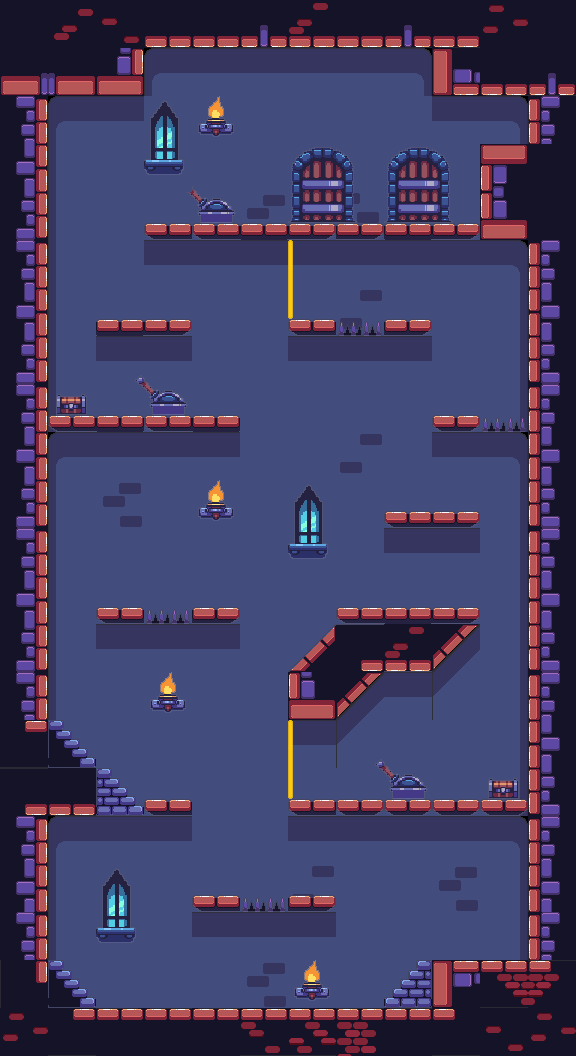

This is a level from a 2D game, rendered from its Tiled map with the project's own tilesets. A one-line summary and the map file follow, with tile-layer data summarised:
An orthogonal 12x22 tile map with 48x48 px tiles, 3 tile layers (Background 1, Background 2, Background 3) and 41 objects.

<map version="1.5" tiledversion="1.7.2" orientation="orthogonal" renderorder="right-down" width="12" height="22" tilewidth="48" tileheight="48" infinite="0" nextlayerid="8" nextobjectid="47">
 <tileset firstgid="1" source="Escape.tsx" />
 <layer id="1" name="Background 1" width="12" height="22">
  <data>[264 cells, 264 non-empty, 39 distinct tile ids]</data>
 </layer>
 <layer id="2" name="Background 2" width="12" height="22">
  <data>[264 cells, 45 non-empty, 13 distinct tile ids]</data>
 </layer>
 <layer id="3" name="Background 3" width="12" height="22">
  <data>[264 cells, 35 non-empty, 14 distinct tile ids]</data>
 </layer>
 <objectgroup id="5" name="Walls">
  <object id="5" x="97.3333" y="1008">
   <polygon points="0,0 286.667,0 142,22.6667" />
  </object>
  <object id="6" x="48.6667" y="816.667">
   <polygon points="0,0 0,142 -22.6667,70.6667" />
  </object>
  <object id="7" x="433.333" y="959.333">
   <polygon points="0,0 94,0 47.3333,12.6667" />
  </object>
  <object id="9" x="528" y="239">
   <polygon points="0,0 0,721 32,337" />
  </object>
  <object id="10" x="48" y="97">
   <polygon points="0,0 -1,620 -28,287" />
  </object>
  <object id="11" x="143" y="48">
   <polygon points="0,0 0,46 -94,47" />
  </object>
  <object id="12" x="432" y="46">
   <polygon points="0,0 0,49 96,49" />
  </object>
  <object id="13" x="144" y="47">
   <polygon points="0,0 285,0 143,-30" />
  </object>
  <object id="14" x="481" y="143">
   <polygon points="0,0 47,0 48,-47 81,35 45,97 0,97" />
  </object>
  <object id="15" x="48.75" y="960.5">
   <polygon points="0,0 14.5,-0.25 14.75,9.75 22.75,10 22.25,18.75 30.75,19 30.75,27.75 37.75,27.75 38.5,28 38,36.75 46.5,37 46.75,46.75" />
  </object>
  <object id="16" x="384.75" y="1007.75">
   <polygon points="0,0 -0.25,-10.25 8,-10.75 8,-18.75 15.75,-19.25 16.25,-27.75 24.25,-28.25 24,-37 32.5,-37.25 32.5,-47.25 47.25,-47.75" />
  </object>
  <object id="17" x="48.3333" y="816.333">
   <polygon points="0,0 95,0 95.3333,-10 86.6667,-10.3333 86.6667,-19.6667 79,-19.3333 79.3333,-28.3333 71.3333,-28.3333 70.6667,-37.3333 62,-38 62.3333,-47.3333 48.3333,-47.6667 48.6667,-58.6667 38.6667,-58 38.3333,-67.6667 30.6667,-67.6667 31,-76 23,-76.3333 23,-85 15,-86 14.3333,-95.6667 0.333333,-96.6667" />
  </object>
  <object id="18" x="145" y="800.333">
   <polygon points="0,0 46,0 46.6667,15 0,15.3333" />
  </object>
  <object id="19" x="192.667" y="896">
   <polygon points="0,0 46.6667,-0.333333 47,15.3333 -0.333333,15.3333" />
  </object>
  <object id="20" x="288.667" y="895.667">
   <polygon points="0,0 46,0 46.3333,15.3333 -0.333333,16" />
  </object>
  <object id="21" x="288.667" y="800.333">
   <polygon points="0,0 238,-0.666667 238.333,15 0,15.3333" />
  </object>
  <object id="22" x="289.5" y="720">
   <polygon points="0,0 47,0 95,-47.5 141.5,-47.5 190,-95.5 191,-111.5 47.5,-112 46.5,-97 -0.5,-48.5" />
  </object>
  <object id="23" x="384" y="512.5">
   <polygon points="0,0 95,-0.5 95,15 0.5,15.5" />
  </object>
  <object id="24" x="96" y="608">
   <polygon points="0,0 47.5,0 47.5,14.5 0.5,15.5" />
  </object>
  <object id="25" x="192.5" y="607.5">
   <polygon points="0,0 46.5,0.5 46.5,15.5 0,15" />
  </object>
  <object id="26" x="49.5" y="415.5">
   <polygon points="0,0 189,-0.5 189.5,15 -1,16.5" />
  </object>
  <object id="27" x="96" y="320">
   <polygon points="0,0 94,0 94,14.5 0.5,15.5" />
  </object>
  <object id="28" x="433.5" y="416">
   <polygon points="0,0 45,0 45,14.5 -1,15.5" />
  </object>
  <object id="29" x="289.5" y="320">
   <polygon points="0,0 46.5,0 45.5,14.5 -1.5,15" />
  </object>
  <object id="30" x="385" y="320">
   <polygon points="0,0 46.5,0.5 46,14.5 -0.5,15" />
  </object>
  <object id="31" x="145" y="224">
   <polygon points="0,0 334,0 333.5,15.5 -0.5,15" />
  </object>
 </objectgroup>
 <objectgroup id="6" name="Traps">
  <object id="32" x="248" y="898">
   <polygon points="0,0 33.5,-0.5 35.5,10 11.5,14 -1.5,13" />
  </object>
  <object id="33" x="256" y="897.5">
   <polygon points="0,0 -0.5,12.5 -12.5,13 -12.5,0" />
  </object>
  <object id="34" x="275.5" y="897.5">
   <polygon points="0,0 8,1 8,15 -3,15" />
  </object>
  <object id="35" x="149.5" y="610.25">
   <polygon points="0,0 37,0 38.75,13 -1.5,13.5" />
  </object>
  <object id="36" x="150.25" y="610">
   <polygon points="0,0 13.5,9.75 14,14.5 -2.5,13.5 -3,0.5" />
  </object>
  <object id="37" x="178.75" y="610.75">
   <polygon points="0,0 7.75,-0.5 9.5,12.5 0.25,12.75 -13.5,-1.5" />
  </object>
  <object id="38" x="495" y="417.25">
   <polygon points="0,0 25.25,0 29.75,13.75 -12.25,14.75" />
  </object>
  <object id="39" x="483" y="417.25">
   <polygon points="0,0 12.25,-1.25 13.25,13.5 0.75,14.25" />
  </object>
  <object id="40" x="485.5" y="416.5">
   <polygon points="0,0 24,0.25 31.5,15.75 -0.75,15 -3.25,-0.25 -2.75,-0.5" />
  </object>
  <object id="41" x="340.75" y="321">
   <polygon points="0,0 31.5,0 39.75,13.75 -1.25,14.25" />
  </object>
  <object id="42" x="372.25" y="320.75">
   <polygon points="0,0 9,-0.75 7.75,13.75 -7.5,15.25" />
  </object>
  <object id="43" x="340.25" y="320.5">
   <polygon points="0,0 9.25,0.25 9.5,14.75 -0.75,14" />
  </object>
 </objectgroup>
 <objectgroup id="7" name="OutDoors">
  <object id="44" x="315.25" y="148">
   <polygon points="0,0 18.75,0.25 31.25,9.25 37,74.25 -23.25,74.25 -23,15.5 1.75,0" />
  </object>
  <object id="45" x="314" y="148.25">
   <polygon points="0,0 -22.25,14 -22.5,42.5 -1.5,44" />
  </object>
  <object id="46" x="334.75" y="149.25">
   <polygon points="0,0 11.5,7.25 15.75,13.25 17.75,34.75 19.25,49.75 13,53.5 4.75,44.25 -1.75,23.25" />
  </object>
 </objectgroup>
</map>
